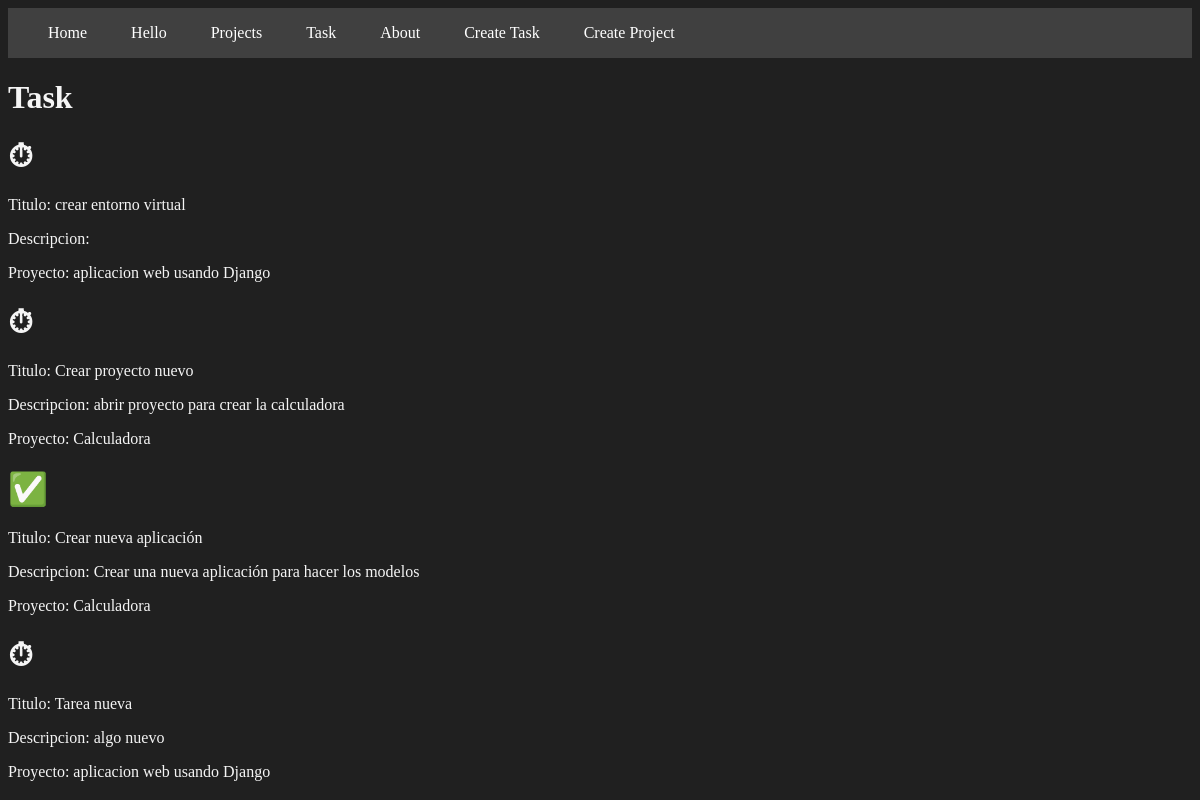
The page /task/ on the database as committed earlier.
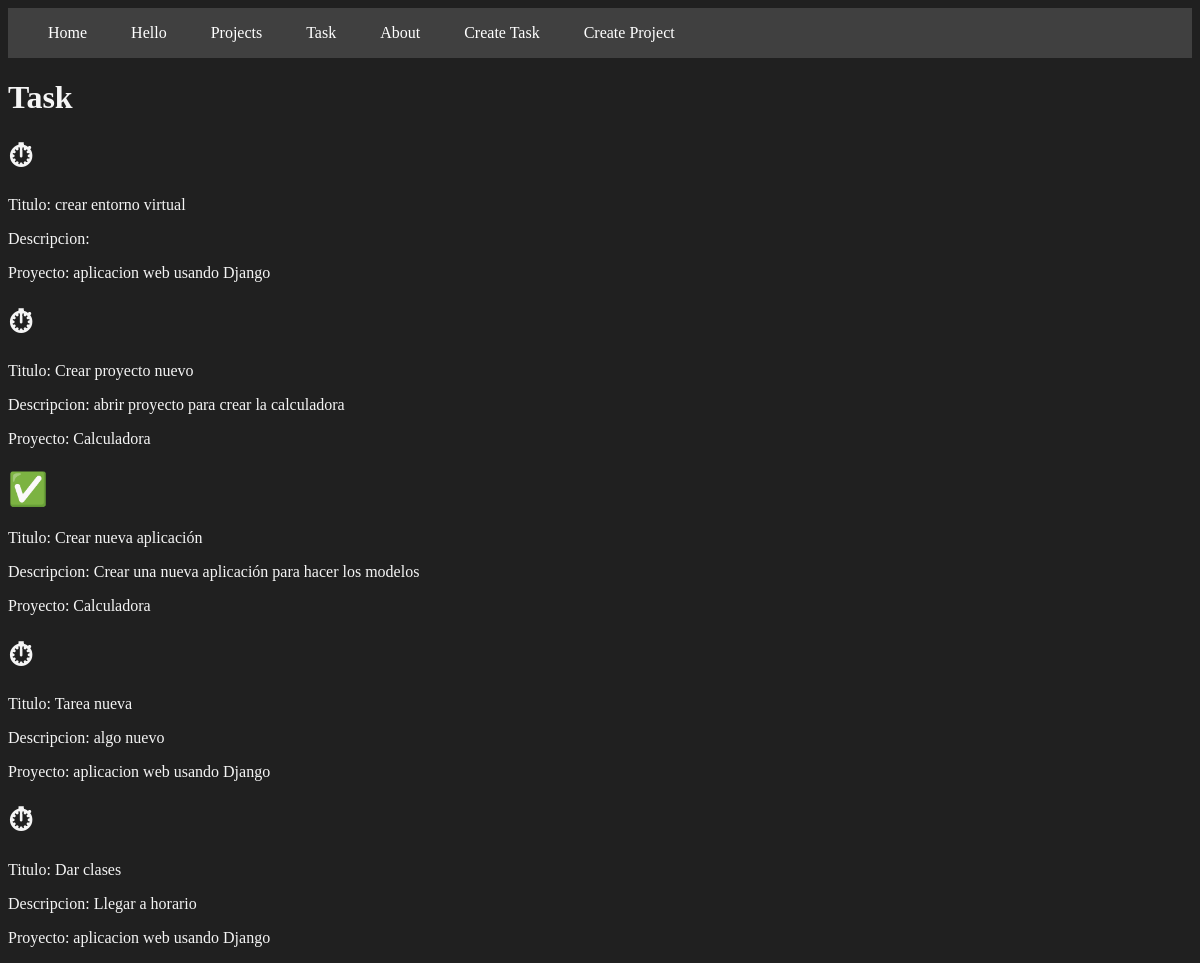
The same page on the database as committed later.
### myapp/models.py (models this page shows, shortened)
class Task(models.Model):
    title = models.CharField(max_length=200)
    description = models.TextField()
    project = models.ForeignKey(Project, on_delete=models.CASCADE)
    done = models.BooleanField(default=False)

class Project(models.Model):
    name = models.CharField(max_length=200)
    def __str__(self):
        return self.name

### myapp/views.py (the view)
# urls.py: path('task/', views.task, name='task'),
def task(request):
    tasks = Task.objects.all()
    return render(request, 'task/task.html', {
        'tasks': tasks
    })

### myapp/templates/task/task.html
{% extends "layouts/base.html" %}
{% block content %}
<h1>Task</h1>
{% for task in tasks %}
<h1>{% if task.done == False %} ⏱ {% else %} &#x2705 {% endif %}</h1>
<p>Titulo: {{task.title}}</p>
<p>Descripcion: {{task.description}}</p>
<p>Proyecto: {{task.project}}</p>
{% endfor %}
{% endblock %}

Rows that differ between the two databases and show on the page:
added Task: title "Dar clases", description "Llegar a horario", project "aplicacion web usando Django"
